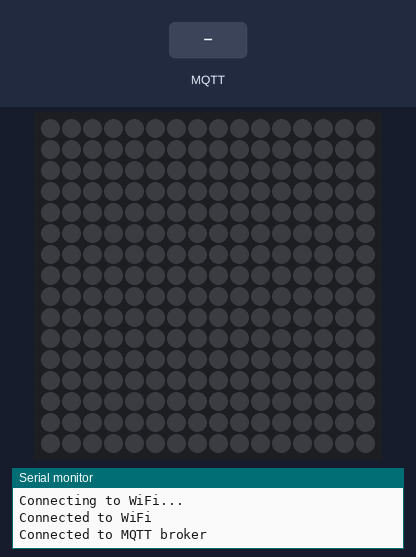
A sketch run on a simulated ESP8266 (NodeMCU). On the bench: 16×16 RGB LED matrix (first LED top left, wired row by row), the last lines printed to the serial monitor. Inputs (shaded band) come from the test bench. WiFi joins after 1.5 s; servers stay silent unless stated; no MQTT or app messages arrive unless stated.

Above: at 3.2 s.
3.3 s: MQTT message "red" arrives on the first subscribed topic
At 4.5 s:
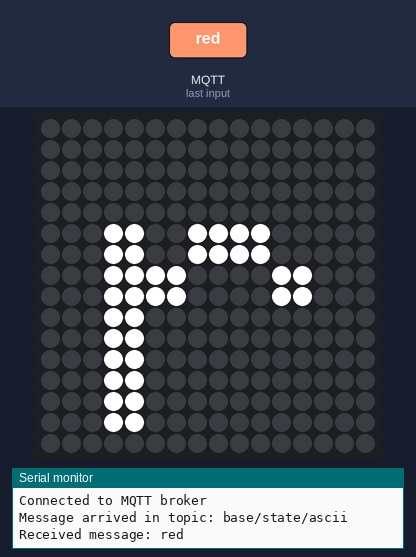
4.8 s: MQTT message "red" arrives on the second subscribed topic
At 5.6 s:
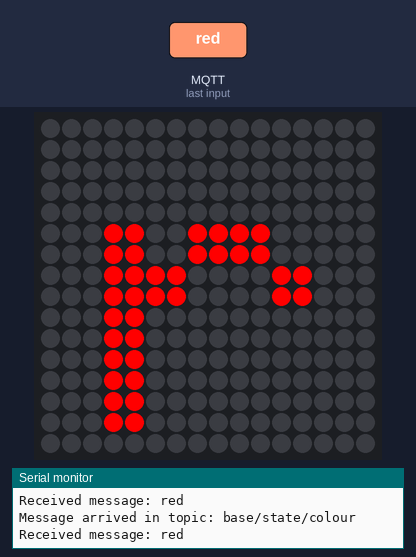
6.3 s: MQTT message "green" arrives on the second subscribed topic
At 6.8 s:
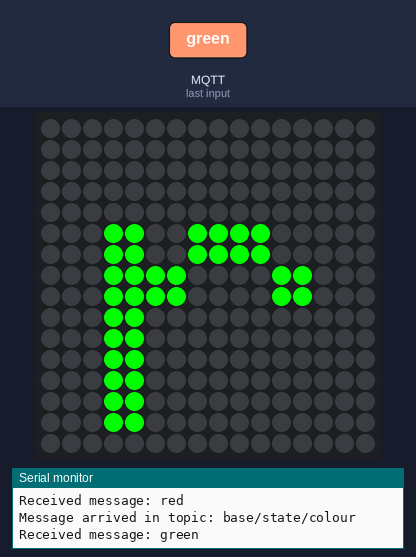
7.8 s: MQTT message "blue" arrives on the second subscribed topic
At 9.0 s:
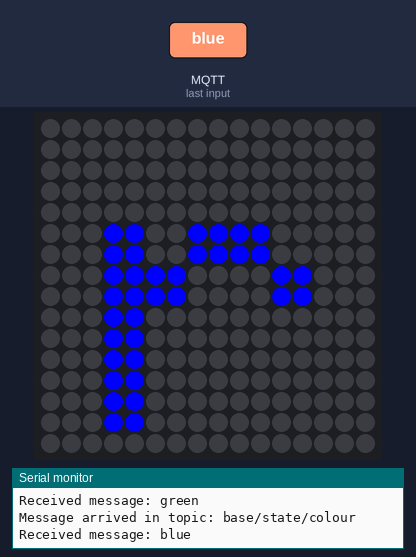
9.3 s: MQTT message "white" arrives on the first subscribed topic
At 10.5 s:
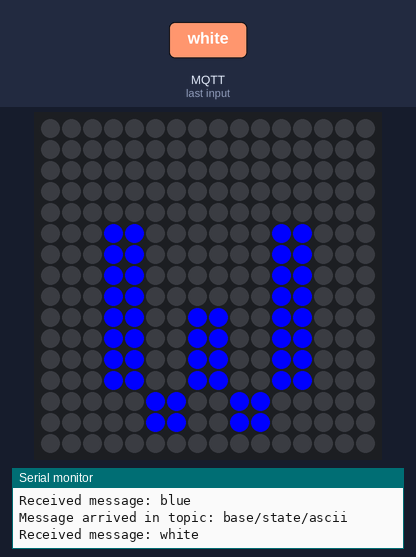
10.8 s: MQTT message "25%" arrives on the first subscribed topic
At 11.6 s:
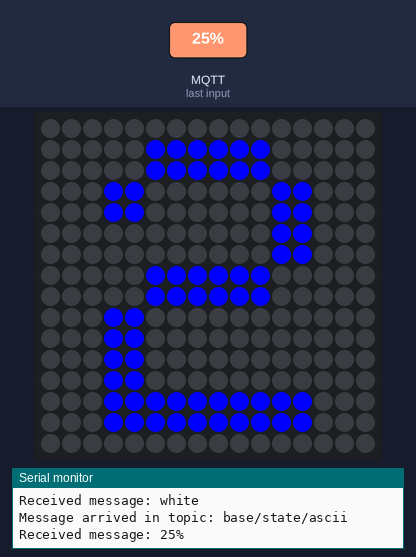
Timing chart, 0 to 13.3 s (numbered marks = the images above; inputs shaded):
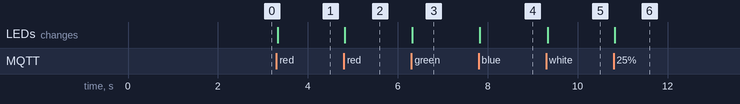

Measured:
- after the input at 3.3 s, the LEDs: change at once (image 1)
- after the input at 4.8 s, the LEDs: change at once (image 2)
- after the input at 6.3 s, the LEDs: change at once (image 3)
- after the input at 7.8 s, the LEDs: change at once (image 4)
- after the input at 9.3 s, the LEDs: change at once (image 5)
- after the input at 10.8 s, the LEDs: change at once (image 6)

The sketch:

svetilka_sketch.ino
```cpp
#include <Adafruit_GFX.h>
#include <Adafruit_NeoMatrix.h>
#include <Adafruit_NeoPixel.h>
#include <ESP8266WiFi.h>
#include <PubSubClient.h>

const char* ssid = "";
const char* password = "";
const char* mqtt_server = "dev.rightech.io";
const char* mqtt_topic_ascii = "base/state/ascii";
const char* mqtt_topic_colour = "base/state/colour";
const char* mqtt_topic_brightness = "base/state/brightness";
const char* mqtt_client_id = "";

WiFiClient espClient;
PubSubClient client(espClient);

#define PIN            2
#define NUM_LEDS      256

Adafruit_NeoMatrix matrix = Adafruit_NeoMatrix(16, 16, PIN,
  NEO_MATRIX_TOP     + NEO_MATRIX_LEFT +
  NEO_MATRIX_COLUMNS + NEO_MATRIX_ZIGZAG,
  NEO_GRB + NEO_KHZ800);

uint32_t currentColor = matrix.Color(255, 255, 255);
char currentLetter = ' ';

void setup()
{
  Serial.begin(9600);

  matrix.begin();
  matrix.fillScreen(0);
  matrix.show();

  WiFi.begin(ssid, password);
  while (WiFi.status() != WL_CONNECTED)
  {
    delay(1000);
    Serial.println("Connecting to WiFi...");
  }
  Serial.println("Connected to WiFi");

  client.setServer(mqtt_server, 1883);
  client.setCallback(callback);

  while (!client.connected())
  {
    if (client.connect(mqtt_client_id))
    {
      Serial.println("Connected to MQTT broker");
      client.subscribe(mqtt_topic_ascii);
      client.subscribe(mqtt_topic_colour);
      client.subscribe(mqtt_topic_brightness);
    }
    else
    {
      Serial.println("Failed to connect to MQTT broker, retrying in 5 seconds...");
      delay(5000);
    }
  }
}

void loop()
{
  client.loop();
}

void callback(char* topic, byte* payload, unsigned int length)
{
  Serial.print("Message arrived in topic: ");
  Serial.println(topic);

  String receivedMessage = "";
  for (unsigned int i = 0; i < length; i++)
  {
    receivedMessage += (char)payload[i];
  }

  Serial.print("Received message: ");
  Serial.println(receivedMessage);

  if (strcmp(topic, mqtt_topic_ascii) == 0)
  {
    if (receivedMessage.equalsIgnoreCase("OFF"))
    {
      currentLetter = ' ';
    }
    else
    {
      currentLetter = receivedMessage[0];
    }
    displayLetterWithZigzag(currentLetter, currentColor, 2);
    matrix.show();
  }
  else if (strcmp(topic, mqtt_topic_colour) == 0)
  {
    if (receivedMessage.equalsIgnoreCase("red"))
    {
      currentColor = matrix.Color(255, 0, 0);
    }
    else if (receivedMessage.equalsIgnoreCase("green"))
    {
      currentColor = matrix.Color(0, 255, 0);
    }
    else if (receivedMessage.equalsIgnoreCase("blue"))
    {
      currentColor = matrix.Color(0, 0, 255);
    }
    else if (receivedMessage.equalsIgnoreCase("white"))
    {
      currentColor = matrix.Color(255, 255, 255);
    }

    displayLetterWithZigzag(currentLetter,currentColor, 2);
  }
  else if (strcmp(topic, mqtt_topic_brightness) == 0)
  {
    int brightness = 0;
    if (receivedMessage.equalsIgnoreCase("25%"))
    {
      brightness = 8;
    }
    else if (receivedMessage.equalsIgnoreCase("50%"))
    {
      brightness = 64;
    }
    else if (receivedMessage.equalsIgnoreCase("75%"))
    {
      brightness = 128;
    }
    else if (receivedMessage.equalsIgnoreCase("100%"))
    {
      brightness = 255;
    }

    matrix.setBrightness(brightness);
  }

  matrix.show();
}

void displayLetterWithZigzag(char letter, uint32_t color, uint8_t scale)
{
  matrix.setTextSize(scale);
  matrix.fillScreen(0);
  matrix.setTextColor(color);
  matrix.setCursor(3, 1);

  matrix.print(letter);

  matrix.show();
}
```
